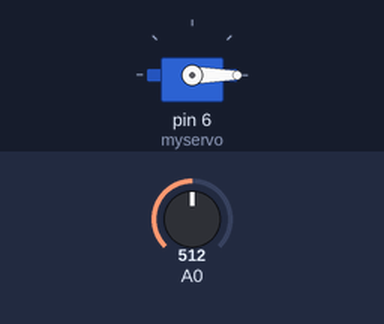
A sketch run on a simulated Arduino Uno, built with avr-gcc and run on an emulated ATmega328P. Shown: servo. Inputs (shaded band) come from the test bench; at power-on: A0 = 512. What the sketch prints to the serial monitor is not drawn.

Above: at 2.2 s.
2.3 s: A0 set to 53
5.3 s: A0 set to 45
At 7.84 s:
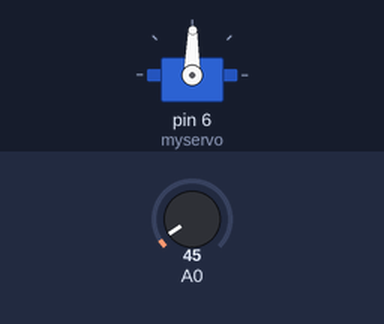
8.3 s: A0 set to 110
At 9.8 s:
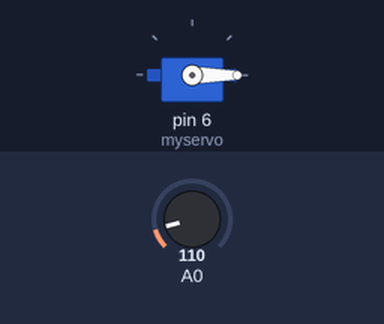
Timing chart, 0 to 11.3 s (numbered marks = the images above; inputs shaded):
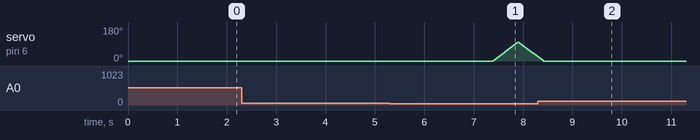

Measured:
- the behaviour switches between 50 and 49 on A0 (found by bisection; images 0 and 1)
- after the input at 5.3 s, servo on pin 6 (myservo): rises from 0° to 100° in 0.50 s, then falls to 24° in 0.39 s
- after the input at 8.3 s, servo on pin 6 (myservo): goes on until 8.4 s, then stays 0°

The sketch:

korona.ino
```cpp
/*
 Controlling a servo position using a potentiometer (variable resistor)
 by Michal Rinott <http://people.interaction-ivrea.it/m.rinott>

 modified on 8 Nov 2013
 by Scott Fitzgerald
 http://www.arduino.cc/en/Tutorial/Knob
*/

#include <Servo.h>

Servo myservo;  // create servo object to control a servo


int val=100;    // variable to read the value from the analog pin

int pos = 0;
int timer=0;
void setup() {
  myservo.attach(6);  // attaches the servo on pin 9 to the servo object
  myservo.write(0);
delay(1000);

Serial.begin(9600);


}

void loop() {

 val = analogRead(A0);
 Serial.println(val);


 if (val<50) {
 timer++;
 }
 if (timer>500){
  timer=0;
for (pos = 0; pos <= 100; pos += 1) { // goes from 0 degrees to 180 degrees
    // in steps of 1 degree
    myservo.write(pos);              // tell servo to go to position in variable 'pos'
    delay(5);                      // waits 15ms for the servo to reach the position
  }
  for (pos = 100; pos >= 0; pos -= 1) { // goes from 180 degrees to 0 degrees
    myservo.write(pos);              // tell servo to go to position in variable 'pos'
      delay(5);                       // waits 15ms for the servo to reach the position
  }

 }


}
```
